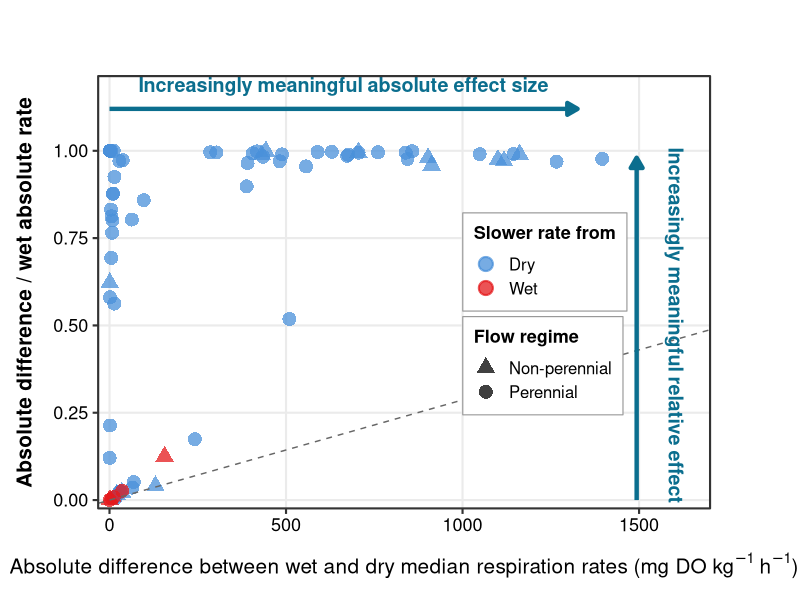

R code for this plot: (Note: this script raises an error after producing the figure.)
# This script makes scatterplot figures for ECA physical manuscript
library(tidyverse)
library(ggpubr)

rm(list = ls()); graphics.off()

# Functions ---------------------------------------------------------------
cube_root <- function(x) sign(x) * (abs(x))^(1/3)

## Read in / merge sediment data ------------------------------------------
data <- read.csv("Data/EC_Sediment_Sample_Data_Summary.csv", skip = 2) %>%
  filter(grepl("EC", Sample_Name)) %>%
  filter(!grepl("EC_011|EC_012|EC_023|EC_052|EC_053|EC_057", Sample_Name)) %>%
  select(-c(Field_Name, IGSN, Material)) %>%
  select(Sample_Name, Median_Respiration_Rate_mg_DO_per_kg_per_H)

ev_data <- read.csv("Data/WHONDRS_EV_Data_Package/Sample_Data/WHONDRS_EV_Sediment_Sample_Data_Summary.csv", skip = 2) %>%
  filter(grepl("EV", Sample_Name)) %>%
  select(-c(Field_Name, IGSN, Material)) %>%
  select(Sample_Name, Median_Respiration_Rate_mg_DO_per_kg_per_H)

all_data <- rbind(data, ev_data)

## Read in field metadata to get perennial/intermittent -------------------
ec_meta <- read.csv("Data/EC_Field_Metadata.csv", fileEncoding = "latin1") %>%
  select(Parent_ID, Intermittent_or_Perennial) %>%
  rename(site = Parent_ID)

ev_meta <- read.csv("Data/WHONDRS_EV_Data_Package/WHONDRS_EV_Field_Metadata.csv") %>%
  select(Parent_ID, Intermittent_or_Perennial) %>%
  rename(site = Parent_ID)

site_meta <- bind_rows(ec_meta, ev_meta) %>%
  mutate(
    flow_regime = case_when(
      str_detect(Intermittent_or_Perennial, regex("perennial", ignore_case = TRUE)) ~ "Perennial",
      str_detect(Intermittent_or_Perennial, regex("intermittent", ignore_case = TRUE)) ~ "Non-perennial",
      TRUE ~ NA_character_
    )
  ) %>%
  distinct(site, flow_regime)

## Prepare paired wet/dry data --------------------------------------------
resp <- all_data %>%
  mutate(
    rate_mgkg_h = as.numeric(Median_Respiration_Rate_mg_DO_per_kg_per_H),
    treatment   = str_extract(Sample_Name, "(?<=-)[WD]$"),
    site        = str_remove(Sample_Name, "-[WD]$")
  ) %>%
  filter(!is.na(site), !is.na(treatment), !is.na(rate_mgkg_h))

paired <- resp %>%
  select(site, treatment, rate_mgkg_h) %>%
  pivot_wider(names_from = treatment, values_from = rate_mgkg_h) %>%
  filter(!is.na(W), !is.na(D)) %>%
  mutate(
    abs_diff = abs(W - D),
    wet_rate = abs(W),
    slower_treatment = case_when(
      abs(D) < abs(W) ~ "Dry",
      abs(W) < abs(D) ~ "Wet",
      TRUE             ~ "Tie"
    ),
    rel_diff = abs_diff / wet_rate
  ) %>%
  filter(slower_treatment != "Tie") %>%
  left_join(site_meta, by = "site")

## Publication-ready figure with programmatic arrows ----------------------
max_of_wet <- max(abs(paired$W), na.rm = TRUE)
x_max      <- max(paired$abs_diff, na.rm = TRUE)
arrow_col  <- "#0B6E8E"

p <- ggplot(paired, aes(x     = abs_diff,
                        y     = rel_diff,
                        color = slower_treatment,
                        shape = flow_regime)) +
  
  geom_point(size = 4, alpha = 0.75, stroke = 1.1) +
  
  geom_abline(intercept = 0,
              slope     = 1 / max_of_wet,
              linetype  = "dashed",
              linewidth = 0.5,
              color     = "grey40") +
  
  # --- Scales ---
  scale_color_manual(
    values = c("Dry" = "#4A90D9", "Wet" = "#E41A1C"),
    name   = "Slower rate from"
  ) +
  scale_shape_manual(
    values = c("Perennial" = 16, "Non-perennial" = 17),
    name   = "Flow regime"
  ) +
  scale_x_continuous(
    expand = expansion(mult = c(0.02, 0.06))
  ) +
  scale_y_continuous(
    breaks = seq(0, 1, 0.25),
    expand = expansion(mult = c(0.02, 0.02))
  ) +
  
  # --- Labels with proper units ---
  labs(
    x = expression(
      "Absolute difference between wet and dry median respiration rates (mg DO "
      * kg^{-1} ~ h^{-1} * ")"
    ),
    y = "Absolute difference / wet absolute rate"
  ) +
  
  # --- Theme ---
  theme_bw(base_size = 16) +
  theme(
    # Axis titles
    axis.title.x    = element_text(size = 15, face = "bold",
                                   margin = margin(t = 12)),
    axis.title.y    = element_text(size = 15, face = "bold",
                                   margin = margin(r = 12)),
    # Axis tick labels
    axis.text       = element_text(size = 13, color = "black"),
    
    # Legend
    legend.title      = element_text(size = 13, face = "bold"),
    legend.text       = element_text(size = 12),
    legend.position   = c(0.73, 0.45),
    # For ggplot2 >= 3.5 use instead:
    # legend.position         = "inside",
    # legend.position.inside  = c(0.73, 0.45),
    legend.background = element_rect(fill   = "white",
                                     color  = "grey60",
                                     linewidth = 0.4),
    legend.key.size   = unit(1.2, "lines"),
    legend.spacing.y  = unit(4, "pt"),
    
    # Panel
    panel.grid.minor = element_blank(),
    
    # Extra margins for the arrows
    plot.margin = margin(t = 55, r = 65, b = 12, l = 12, unit = "pt")
  ) +
  
  # Allow drawing outside the panel
  
  coord_cartesian(clip = "off") +
  
  # ── Horizontal arrow at top ──
  annotate("segment",
           x = 0,   xend = x_max * 0.95,
           y = 1.12, yend = 1.12,
           arrow     = arrow(length = unit(0.30, "cm"), type = "closed"),
           color     = arrow_col,
           linewidth = 1.5) +
  annotate("text",
           x = x_max * 0.475, y = 1.19,
           label    = "Increasingly meaningful absolute effect size",
           size     = 5,
           fontface = "bold",
           color    = arrow_col) +
  
  # ── Vertical arrow on right ──
  annotate("segment",
           x = x_max * 1.07, xend = x_max * 1.07,
           y = 0.0,          yend = 0.98,
           arrow     = arrow(length = unit(0.30, "cm"), type = "closed"),
           color     = arrow_col,
           linewidth = 1.5) +
  annotate("text",
           x = x_max * 1.15, y = 0.50,
           label    = "Increasingly meaningful relative effect",
           size     = 5,
           fontface = "bold",
           color    = arrow_col,
           angle    = 270)

print(p)

# Save at publication quality
ggsave("Figures/FigureS4_effect_size.png", p,
       width = 10, height = 7, dpi = 300, bg = "white")
ggsave("Figures/FigureS4_effect_size.pdf", p,
       width = 10, height = 7)
